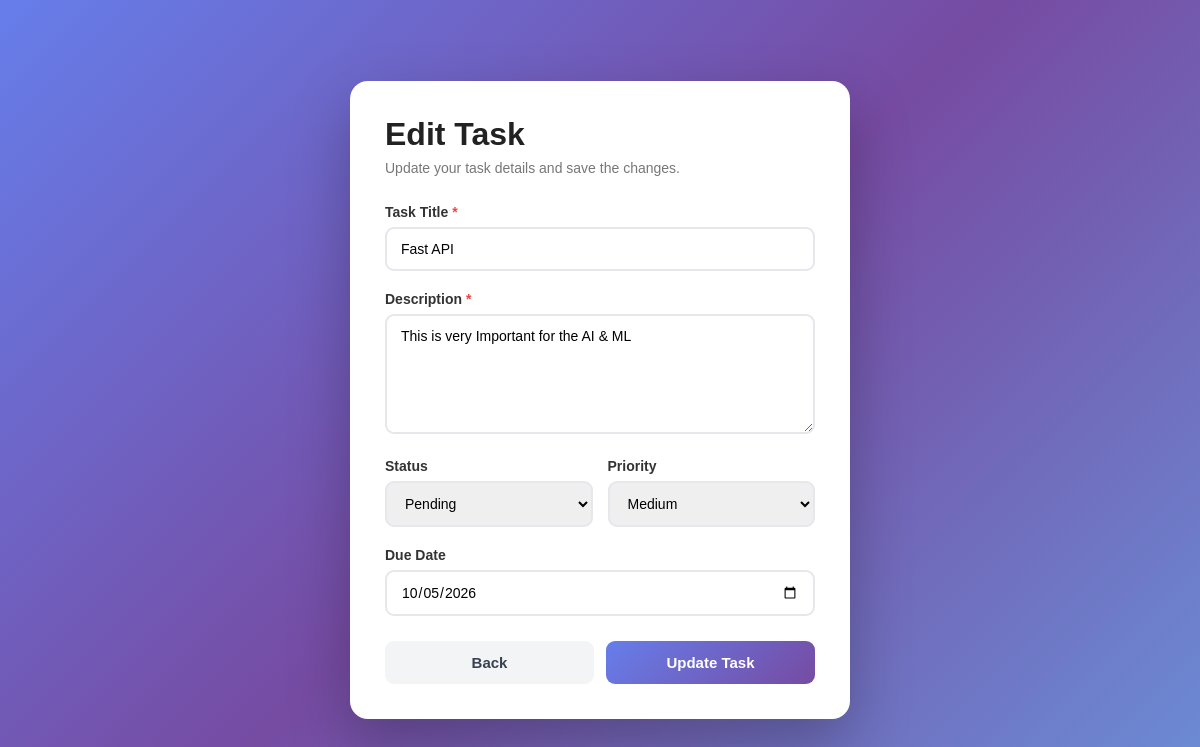
Page /student/web/task/edit/4/ (signed in) on the committed database.
### student/models.py (models this page shows, shortened)
class Task(models.Model):
    STATUS_CHOICES = [
        ('pending', 'Pending'),
        ('in_progress', 'In Progress'),
        ('completed', 'Completed'),
    ]
    PRIORITY_CHOICES = [
        ('low', 'Low'),
        ('medium', 'Medium'),
        ('high', 'High'),
    ]
    title = models.CharField(max_length=200)
    description = models.TextField()
    status = models.CharField(
        max_length=20,
        choices=STATUS_CHOICES,
        default='pending'
    )
    priority = models.CharField(
        max_length=10,
        choices=PRIORITY_CHOICES,
        default='medium'
    )
    due_date = models.DateField(null=True, blank=True)
    created_by = models.ForeignKey(
        User,
        on_delete=models.CASCADE,
        null=True,
        blank=True
    )
    created_at = models.DateTimeField(auto_now_add=True)

### student/views.py (the view, shortened to what this page needs)
# urls.py: path('web/task/edit/<int:pk>/', edit_task, name='edit-task'),
@login_required
def edit_task(request, pk):
    try:
        task = Task.objects.get(
            id=pk,
            created_by=request.user
        )
    except Task.DoesNotExist:
        return redirect("dashboard")
    return render(
        request,
        "task_form.html",
        {
            "task": task,
            "edit_mode": True
        }
    )

### student/templates/task_form.html (shortened to what this page needs)
<!DOCTYPE html>
<html lang="en">
<head>
</head>
<body>
<div class="form-container">
    <div class="header">
        <h1>
            {% if edit_mode %}
                Edit Task
            {% else %}
                Add New Task
            {% endif %}
        </h1>
        <p>
            {% if edit_mode %}
                Update your task details and save the changes.
            {% else %}
                Create a new task and manage it from your dashboard.
            {% endif %}
        </p>
    </div>
    <form
        method="POST"
        action="{% if edit_mode %}{% url 'edit-task' task.id %}{% else %}{% url 'add-task' %}{% endif %}"
    >
        <div class="form-group">
            <label for="title">
                Task Title
                <span class="required">*</span>
            </label>
            <input
                type="text"
                id="title"
                name="title"
                placeholder="Enter task title"
                maxlength="200"
                value="{{ task.title|default:'' }}"
                required
            >
        </div>
        <div class="form-group">
            <label for="description">
                Description
                <span class="required">*</span>
            </label>
            <textarea
                id="description"
                name="description"
                placeholder="Describe your task..."
                required
            >{{ task.description|default:'' }}</textarea>
        </div>
        <div class="row">
            <div class="form-group">
                <label for="status">
                    Status
                </label>
                <select
                    id="status"
                    name="status"
                >
                    <option
                        value="pending"
                        {% if task.status == "pending" or not edit_mode %}
                            selected
                        {% endif %}
                    >
                        Pending
                    </option>
                </select>
            </div>
            <div class="form-group">
                <label for="priority">
                    Priority
                </label>
                <select
                    id="priority"
                    name="priority"
                >
                    <option
                        value="medium"
                        {% if task.priority == "medium" or not edit_mode %}
                            selected
                        {% endif %}
                    >
                        Medium
                    </option>
                </select>
            </div>
        </div>
        <div class="form-group">
            <label for="due_date">
                Due Date
            </label>
            <input
                type="date"
                id="due_date"
                name="due_date"
                value="{{ task.due_date|date:'Y-m-d' }}"
            >
        </div>
        <div class="buttons">
            <a
                href="{% url 'dashboard' %}"
                class="btn back-btn"
            >
                Back
            </a>
            <button
                type="submit"
                class="btn save-btn"
            >
                {% if edit_mode %}
                    Update Task
                {% else %}
                    Save Task
                {% endif %}
            </button>
        </div>
    </form>
</div>
</body>
</html>

### student/templates/task_form.html (style rules this page uses)
* { margin: 0; padding: 0; box-sizing: border-box; }
body { font-family: Arial, sans-serif; min-height: 100vh; display: flex; justify-content: center; align-items: center; padding: 30px; background: linear-gradient( 135deg, #667eea, #764ba2, #6b8dd6 ); }
.form-container { width: 500px; background: white; padding: 35px; border-radius: 18px; box-shadow: 0 25px 60px rgba(0, 0, 0, 0.25); animation: entry 0.6s ease; }
.header { margin-bottom: 28px; }
.header h1 { color: #222; margin-bottom: 7px; }
.header p { color: #777; font-size: 14px; }
.form-group { margin-bottom: 20px; }
label { display: block; margin-bottom: 7px; color: #333; font-size: 14px; font-weight: bold; }
input, textarea, select { width: 100%; padding: 12px 14px; border: 2px solid #e5e7eb; border-radius: 9px; outline: none; font-size: 14px; font-family: Arial, sans-serif; transition: 0.3s; }
textarea { min-height: 120px; resize: vertical; }
.row { display: grid; grid-template-columns: 1fr 1fr; gap: 15px; }
.buttons { display: flex; gap: 12px; margin-top: 25px; }
.btn { flex: 1; padding: 13px; border: none; border-radius: 9px; font-size: 15px; font-weight: bold; cursor: pointer; text-align: center; text-decoration: none; transition: 0.3s; }
.save-btn { background: linear-gradient( 135deg, #667eea, #764ba2 ); color: white; }
.back-btn { background: #f3f4f6; color: #374151; }
.required { color: #ef4444; }

### rows in the picture
Task: title "Fast API", description "This is very Important for the AI & ML", status "Pending", priority "Medium", due_date "10/05/2026"
